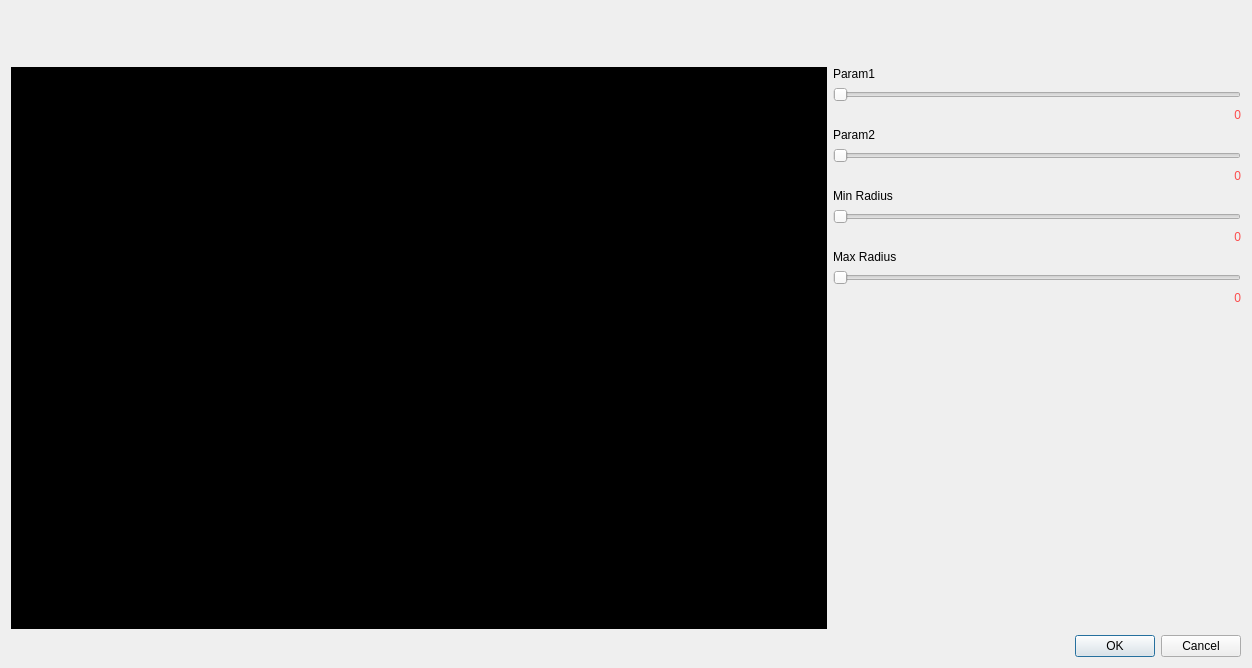
<?xml version="1.0" encoding="UTF-8"?>
<ui version="4.0">
 <class>camera_dialog</class>
 <widget class="QDialog" name="camera_dialog">
  <property name="geometry">
   <rect>
    <x>0</x>
    <y>0</y>
    <width>1252</width>
    <height>668</height>
   </rect>
  </property>
  <property name="windowTitle">
   <string>Dialog</string>
  </property>
  <layout class="QGridLayout" name="gridLayout">
   <item row="1" column="2">
    <layout class="QVBoxLayout" name="verticalLayout">
     <item>
      <widget class="QLabel" name="label_2">
       <property name="minimumSize">
        <size>
         <width>320</width>
         <height>0</height>
        </size>
       </property>
       <property name="text">
        <string>Param1</string>
       </property>
      </widget>
     </item>
     <item>
      <widget class="QSlider" name="Param1Slider">
       <property name="sizePolicy">
        <sizepolicy hsizetype="Preferred" vsizetype="Fixed">
         <horstretch>0</horstretch>
         <verstretch>0</verstretch>
        </sizepolicy>
       </property>
       <property name="maximumSize">
        <size>
         <width>16777215</width>
         <height>16777215</height>
        </size>
       </property>
       <property name="minimum">
        <number>1</number>
       </property>
       <property name="maximum">
        <number>300</number>
       </property>
       <property name="orientation">
        <enum>Qt::Horizontal</enum>
       </property>
       <property name="tickPosition">
        <enum>QSlider::NoTicks</enum>
       </property>
      </widget>
     </item>
     <item>
      <widget class="QLabel" name="param1_label">
       <property name="styleSheet">
        <string notr="true">font: 18pt &quot;Arial&quot;;
color:rgb(252, 77, 77)</string>
       </property>
       <property name="text">
        <string>0</string>
       </property>
       <property name="alignment">
        <set>Qt::AlignRight|Qt::AlignTrailing|Qt::AlignVCenter</set>
       </property>
      </widget>
     </item>
     <item>
      <widget class="QLabel" name="label_3">
       <property name="text">
        <string>Param2</string>
       </property>
      </widget>
     </item>
     <item>
      <widget class="QSlider" name="Param2Slider">
       <property name="sizePolicy">
        <sizepolicy hsizetype="Preferred" vsizetype="Fixed">
         <horstretch>0</horstretch>
         <verstretch>0</verstretch>
        </sizepolicy>
       </property>
       <property name="minimum">
        <number>1</number>
       </property>
       <property name="maximum">
        <number>300</number>
       </property>
       <property name="orientation">
        <enum>Qt::Horizontal</enum>
       </property>
      </widget>
     </item>
     <item>
      <widget class="QLabel" name="param2_label">
       <property name="styleSheet">
        <string notr="true">font: 18pt &quot;Arial&quot;;
color:rgb(252, 77, 77)</string>
       </property>
       <property name="text">
        <string>0</string>
       </property>
       <property name="alignment">
        <set>Qt::AlignRight|Qt::AlignTrailing|Qt::AlignVCenter</set>
       </property>
      </widget>
     </item>
     <item>
      <widget class="QLabel" name="label_4">
       <property name="text">
        <string>Min Radius</string>
       </property>
      </widget>
     </item>
     <item>
      <widget class="QSlider" name="MinRSlider">
       <property name="sizePolicy">
        <sizepolicy hsizetype="Preferred" vsizetype="Fixed">
         <horstretch>0</horstretch>
         <verstretch>0</verstretch>
        </sizepolicy>
       </property>
       <property name="minimum">
        <number>1</number>
       </property>
       <property name="maximum">
        <number>200</number>
       </property>
       <property name="orientation">
        <enum>Qt::Horizontal</enum>
       </property>
      </widget>
     </item>
     <item>
      <widget class="QLabel" name="minR_label">
       <property name="styleSheet">
        <string notr="true">font: 18pt &quot;Arial&quot;;
color:rgb(252, 77, 77)</string>
       </property>
       <property name="text">
        <string>0</string>
       </property>
       <property name="alignment">
        <set>Qt::AlignRight|Qt::AlignTrailing|Qt::AlignVCenter</set>
       </property>
      </widget>
     </item>
     <item>
      <widget class="QLabel" name="label_5">
       <property name="text">
        <string>Max Radius </string>
       </property>
      </widget>
     </item>
     <item>
      <widget class="QSlider" name="MaxRSlider">
       <property name="sizePolicy">
        <sizepolicy hsizetype="Preferred" vsizetype="Fixed">
         <horstretch>0</horstretch>
         <verstretch>0</verstretch>
        </sizepolicy>
       </property>
       <property name="minimum">
        <number>2</number>
       </property>
       <property name="maximum">
        <number>200</number>
       </property>
       <property name="orientation">
        <enum>Qt::Horizontal</enum>
       </property>
      </widget>
     </item>
     <item>
      <widget class="QLabel" name="maxR_label">
       <property name="styleSheet">
        <string notr="true">font: 18pt &quot;Arial&quot;;
color:rgb(252, 77, 77)</string>
       </property>
       <property name="text">
        <string>0</string>
       </property>
       <property name="alignment">
        <set>Qt::AlignRight|Qt::AlignTrailing|Qt::AlignVCenter</set>
       </property>
      </widget>
     </item>
     <item>
      <spacer name="verticalSpacer">
       <property name="orientation">
        <enum>Qt::Vertical</enum>
       </property>
       <property name="sizeHint" stdset="0">
        <size>
         <width>20</width>
         <height>40</height>
        </size>
       </property>
      </spacer>
     </item>
    </layout>
   </item>
   <item row="1" column="0" colspan="2">
    <widget class="QLabel" name="segmentation_image">
     <property name="sizePolicy">
      <sizepolicy hsizetype="Expanding" vsizetype="Preferred">
       <horstretch>0</horstretch>
       <verstretch>0</verstretch>
      </sizepolicy>
     </property>
     <property name="minimumSize">
      <size>
       <width>320</width>
       <height>320</height>
      </size>
     </property>
     <property name="styleSheet">
      <string notr="true">background-color: rgb(0, 0, 0);</string>
     </property>
     <property name="text">
      <string>TextLabel</string>
     </property>
     <property name="scaledContents">
      <bool>true</bool>
     </property>
    </widget>
   </item>
   <item row="0" column="0" colspan="3">
    <layout class="QHBoxLayout" name="horizontalLayout_6">
     <property name="spacing">
      <number>0</number>
     </property>
     <property name="sizeConstraint">
      <enum>QLayout::SetMaximumSize</enum>
     </property>
     <property name="leftMargin">
      <number>5</number>
     </property>
     <property name="topMargin">
      <number>5</number>
     </property>
     <property name="rightMargin">
      <number>5</number>
     </property>
     <property name="bottomMargin">
      <number>5</number>
     </property>
     <item>
      <widget class="QLabel" name="label_logo">
       <property name="sizePolicy">
        <sizepolicy hsizetype="Fixed" vsizetype="Fixed">
         <horstretch>0</horstretch>
         <verstretch>0</verstretch>
        </sizepolicy>
       </property>
       <property name="minimumSize">
        <size>
         <width>150</width>
         <height>40</height>
        </size>
       </property>
       <property name="maximumSize">
        <size>
         <width>150</width>
         <height>40</height>
        </size>
       </property>
       <property name="text">
        <string/>
       </property>
       <property name="pixmap">
        <pixmap resource="resources/vialCounterResources.qrc">:/Logos/hikma.png</pixmap>
       </property>
       <property name="scaledContents">
        <bool>true</bool>
       </property>
      </widget>
     </item>
     <item>
      <spacer name="horizontalSpacer">
       <property name="orientation">
        <enum>Qt::Horizontal</enum>
       </property>
       <property name="sizeHint" stdset="0">
        <size>
         <width>40</width>
         <height>20</height>
        </size>
       </property>
      </spacer>
     </item>
     <item>
      <spacer name="horizontalSpacer_2">
       <property name="orientation">
        <enum>Qt::Horizontal</enum>
       </property>
       <property name="sizeType">
        <enum>QSizePolicy::Fixed</enum>
       </property>
       <property name="sizeHint" stdset="0">
        <size>
         <width>20</width>
         <height>20</height>
        </size>
       </property>
      </spacer>
     </item>
    </layout>
   </item>
   <item row="2" column="0" colspan="3">
    <widget class="QDialogButtonBox" name="buttonBox">
     <property name="autoFillBackground">
      <bool>true</bool>
     </property>
     <property name="styleSheet">
      <string notr="true"/>
     </property>
     <property name="orientation">
      <enum>Qt::Horizontal</enum>
     </property>
     <property name="standardButtons">
      <set>QDialogButtonBox::Cancel|QDialogButtonBox::Ok</set>
     </property>
    </widget>
   </item>
  </layout>
 </widget>
 <resources>
  <include location="resources/vialCounterResources.qrc"/>
 </resources>
 <connections>
  <connection>
   <sender>buttonBox</sender>
   <signal>accepted()</signal>
   <receiver>camera_dialog</receiver>
   <slot>accept()</slot>
   <hints>
    <hint type="sourcelabel">
     <x>248</x>
     <y>254</y>
    </hint>
    <hint type="destinationlabel">
     <x>157</x>
     <y>274</y>
    </hint>
   </hints>
  </connection>
  <connection>
   <sender>buttonBox</sender>
   <signal>rejected()</signal>
   <receiver>camera_dialog</receiver>
   <slot>reject()</slot>
   <hints>
    <hint type="sourcelabel">
     <x>316</x>
     <y>260</y>
    </hint>
    <hint type="destinationlabel">
     <x>286</x>
     <y>274</y>
    </hint>
   </hints>
  </connection>
 </connections>
</ui>
